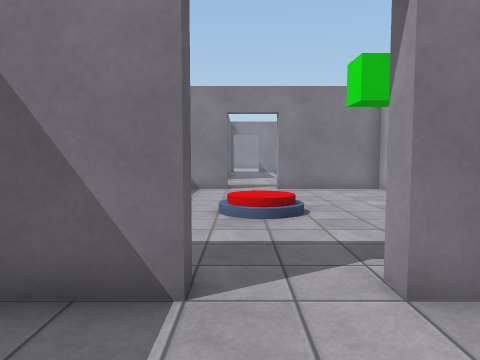
view 1 (above)

21 first-person views from a walk through a 3-D level made in the Unity game engine. The camera is 1.3 m above the floor, tilts 4° down and sees 70° across. The floor is counted in squares, 1 m on a side. Each view is taken from the middle of a square. On the plan, view 1 faces up. The plan holds only what a view shows up to about 15 squares ahead; the rest is blank. The player character is not drawn. Door leaves are left out, so doorways stand open. Surface patterns are stand-ins for the level's own textures.

view 2
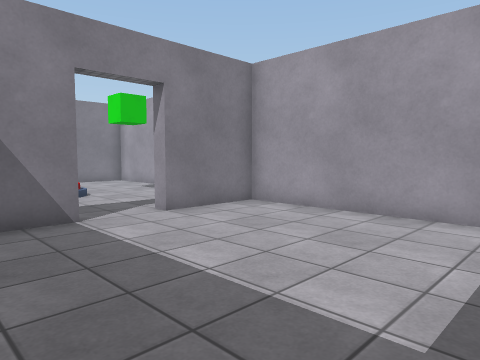

view 3
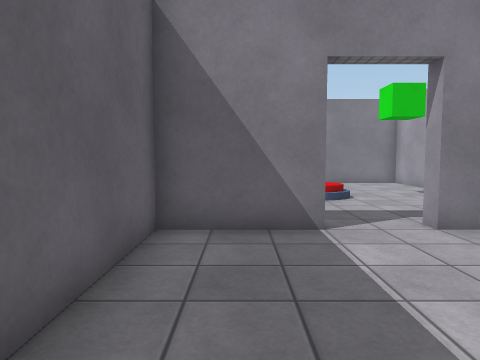

view 4
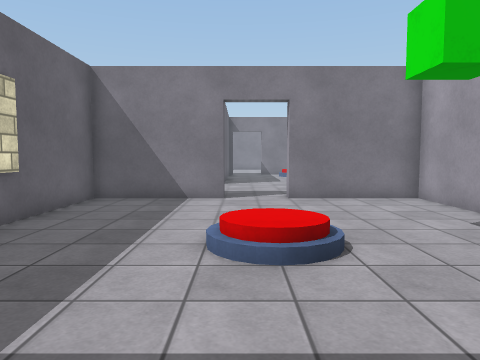

view 5
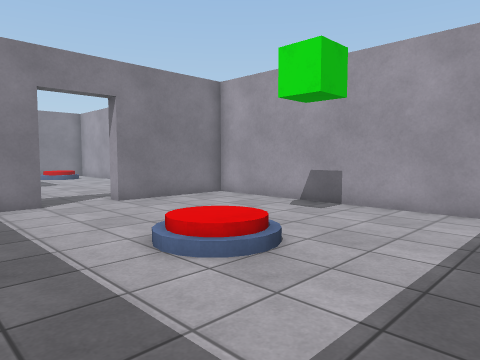

view 6
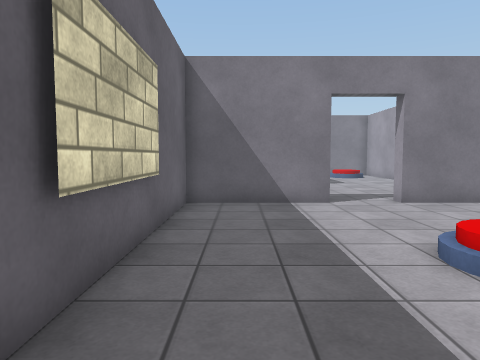

view 7
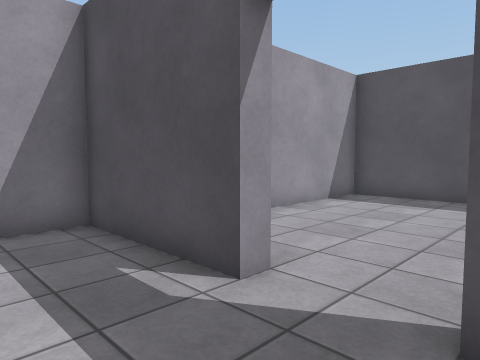

view 8
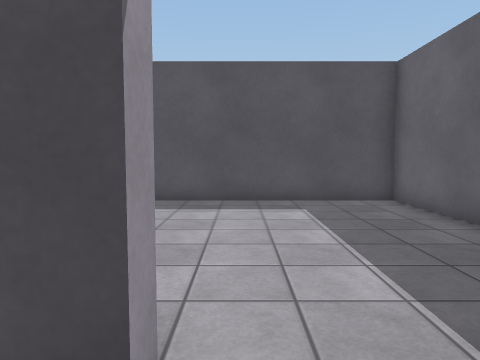

view 9
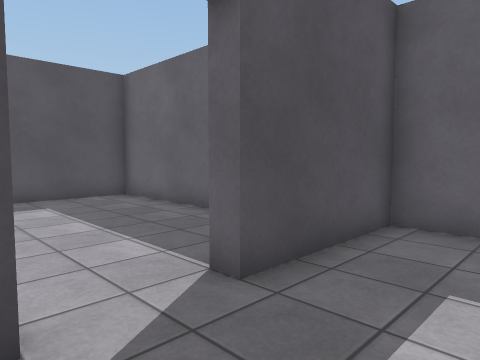

view 10
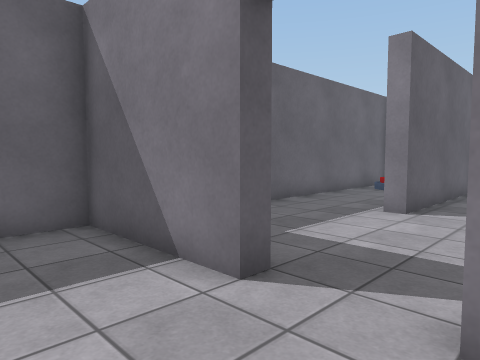

view 11
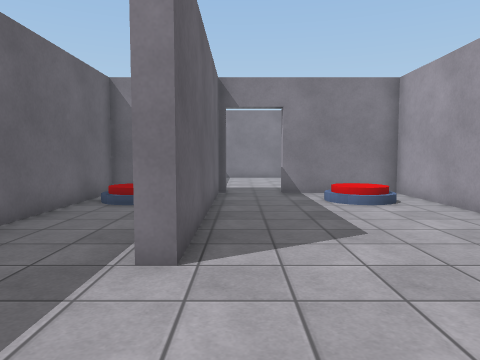

view 12
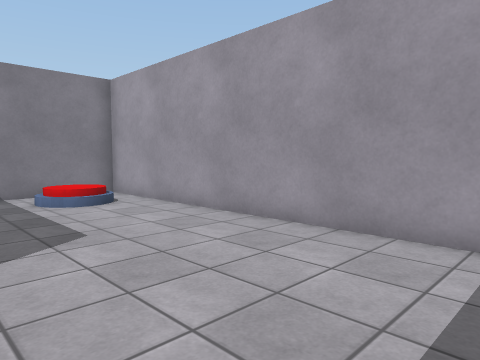

view 13
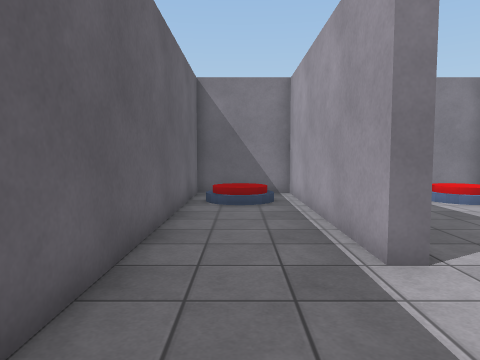

view 14
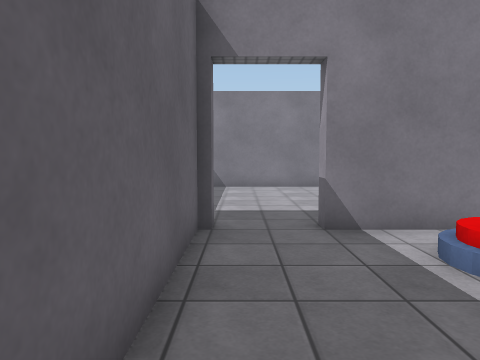

view 15
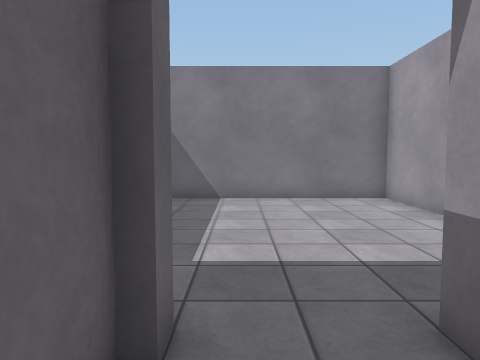

view 16
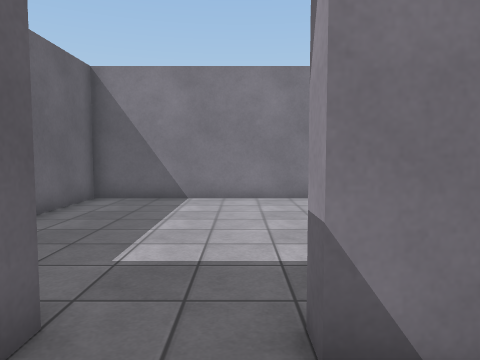

view 17
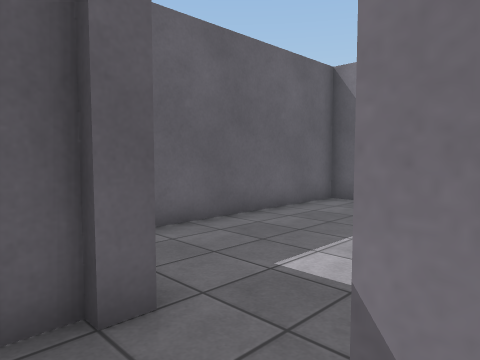

view 18
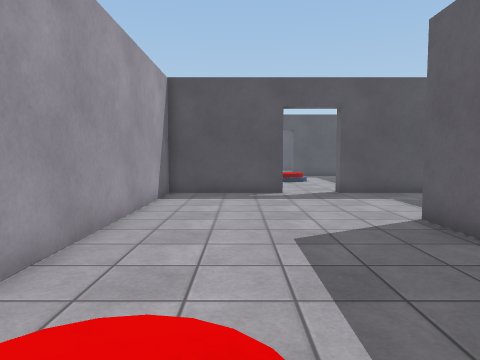

view 19
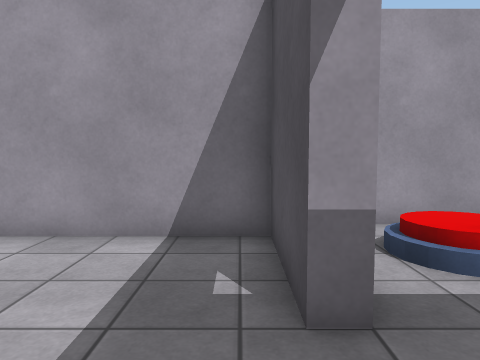

view 20
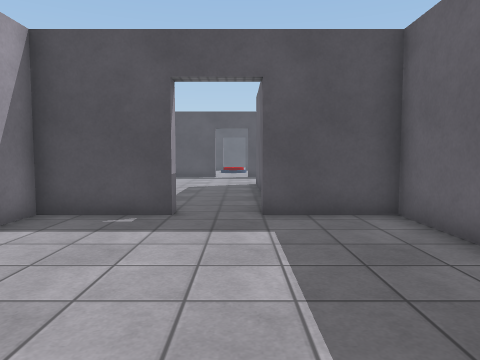

view 21
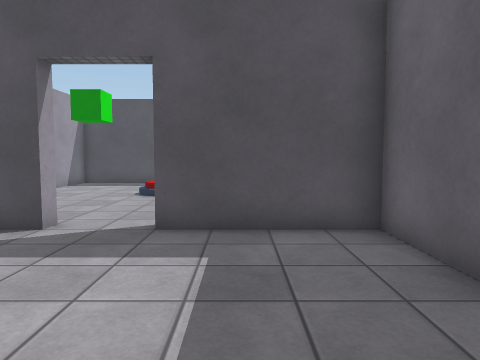

### Floor plan
Key: @ floor where view 1 was taken; # wall or solid block; . main floor; : floor 0.25 m higher than the main floor; / step, stairs or slope; D open door; R red disc.
Columns run from 5 left of view 1 to 6 right of it. Each row starts with its distance up from view 1.
 36  ##########
 35  #........#
 34  #........#
 33  #........#
 32  #........#
 31  #........#
 30  #........#
 29  #........#
 28  #........#
 27 #####..#####
 26 #. .#...//.#
 25 #/R/#...:R.#
 24 #./.#...//.#
 23 #...#......#
 22 #...#......#
 21 #...#......#
 20 #...#......#
 19 #..........#
 18 #..........#
 17 #..........#
 16 #..........#
 15 #..........#
 14 #####DD#####
 13 #..........#
 12 #..........#
 11 #..........#
 10 #..........#
  9 ##...//....#
  8 ##...:R....#
  7 ##...//....#
  6 #..........#
  5 #..........#
  4 #..........#
  3 #####..#####
  2  #........#
  1  #........#
  0  #...@....#
 -1  #........#
 -2  #........#
 -3  #........#
 -4  #........#
 -5  ##########

Positions as (right, up) in squares from view 1, and headings:
1: (0, 0), facing up
2: (-3, -4), facing up-right
3: (-2, -3), facing up
4: (0, 3), facing up
5: (-3, 4), facing up-right
6: (-3, 4), facing up
7: (-1, 6), facing down-right
8: (1, 5), facing down
9: (2, 6), facing down-left
10: (2, 11), facing up-left
11: (0, 15), facing up
12: (0, 15), facing up-right
13: (-3, 15), facing up
14: (0, 21), facing up
15: (0, 25), facing up
16: (1, 25), facing up
17: (2, 26), facing up-left
18: (3, 26), facing down
19: (-1, 28), facing right
20: (0, 35), facing down
21: (-2, 20), facing down
